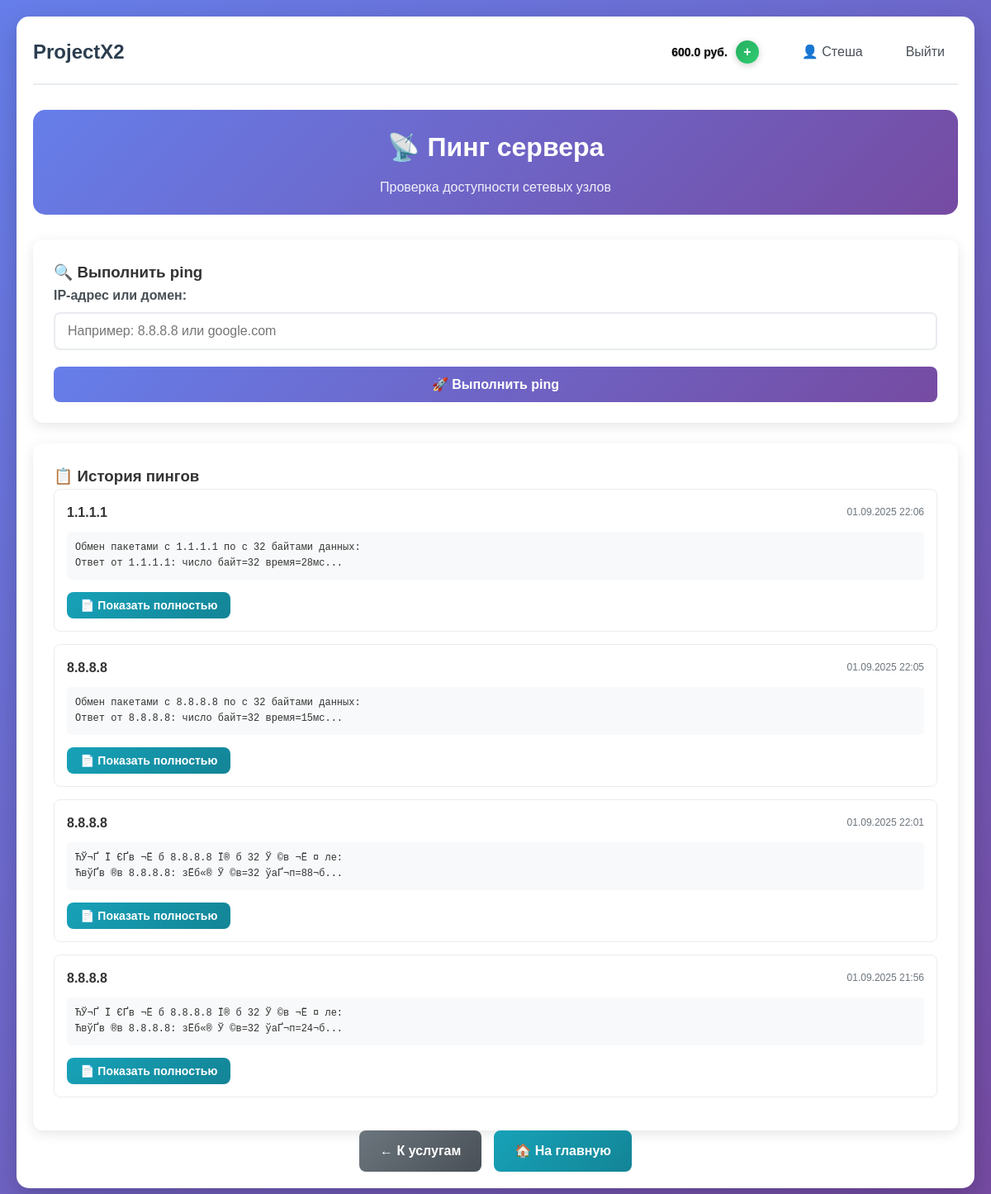
/client/ping (signed in), run on an earlier commit of the app's database.
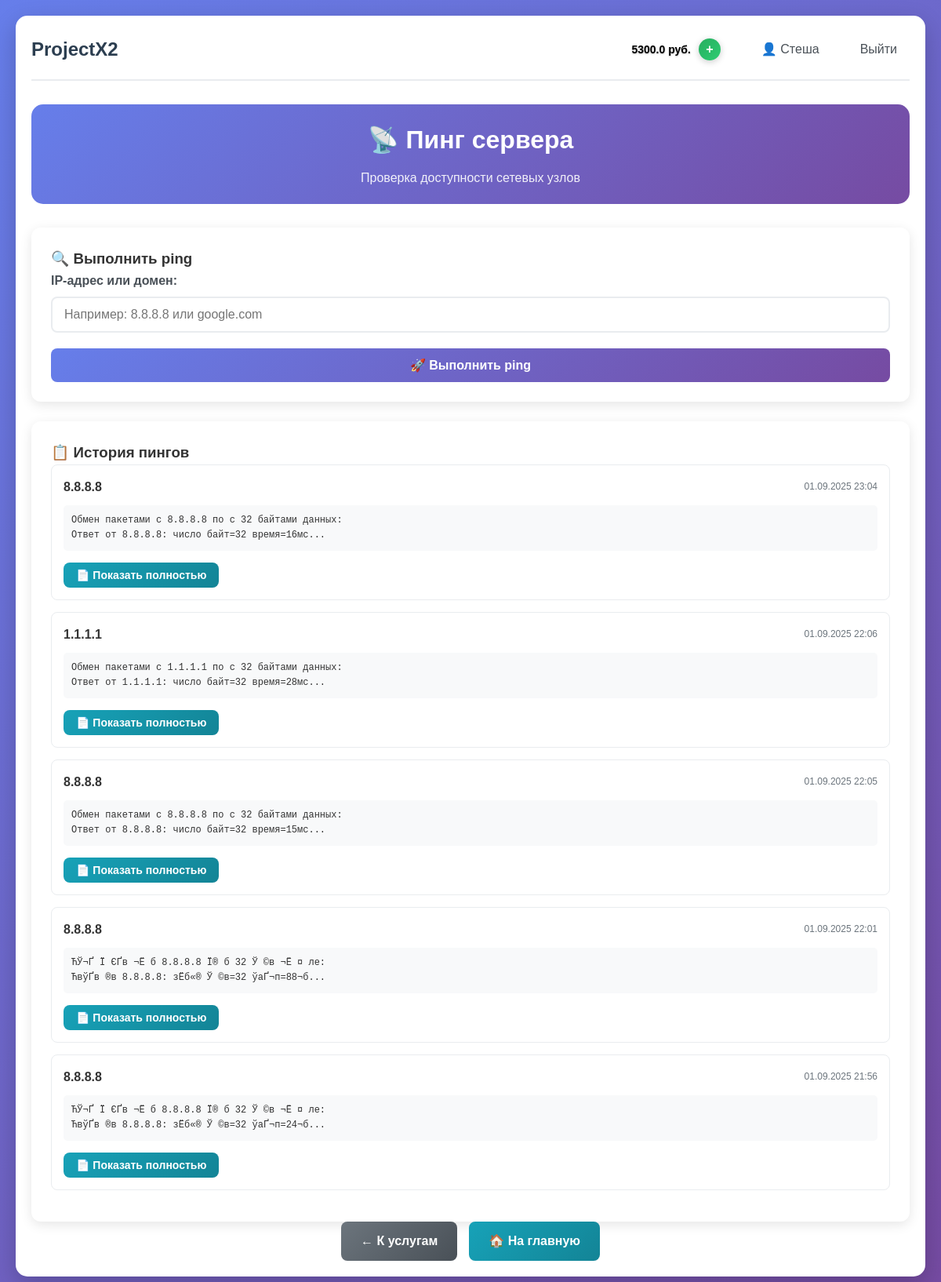
And on a later commit of the database.
### app.py (models this page shows, shortened)
class User(UserMixin, db.Model):
    __tablename__ = 'users'
    id = db.Column(db.Integer, primary_key=True)
    username = db.Column(db.String(64), unique=True, nullable=False)
    email = db.Column(db.String(120), unique=True, nullable=False)
    password_hash = db.Column(db.String(256), nullable=False)
    role = db.Column(db.String(20), nullable=False)
    created_at = db.Column(db.DateTime, default=datetime.utcnow)
    is_active = db.Column(db.Boolean, default=True)
    services = db.relationship('UserService', backref='user', lazy=True)
    balance = db.Column(db.Float, default=0.0)  # Баланс для клиентов

class PingHistory(db.Model):
    id = db.Column(db.Integer, primary_key=True)
    user_id = db.Column(db.Integer, db.ForeignKey('users.id'), nullable=False)
    ip_address = db.Column(db.String(45), nullable=False)  # IPv6 поддерживает до 45 символов
    result = db.Column(db.Text, nullable=False)
    created_at = db.Column(db.DateTime, default=datetime.utcnow)
    user = db.relationship('User', backref=db.backref('ping_history', lazy=True))

### app.py (the view)
@app.route('/client/ping')
@login_required
def ping_service():
    if current_user.role != 'client':
        flash('Доступ запрещен. Только для клиентов.', 'error')
        return redirect(url_for('index'))
    ping_service = Service.query.filter_by(name='Пинг сервера').first()
    if not ping_service:
        flash('Услуга "Пинг сервера" не найдена в системе', 'error')
        return redirect(url_for('client_services'))
    user_has_service = UserService.query.filter_by(
        user_id=current_user.id,
        service_id=ping_service.id
    ).first()
    if not user_has_service:
        flash('У вас не подключена услуга "Пинг сервера"', 'error')
        return redirect(url_for('client_services'))
    ping_history = PingHistory.query.filter_by(user_id=current_user.id)\
        .order_by(PingHistory.created_at.desc())\
        .limit(10)\
        .all()
    return render_template('ping_service.html',
                         ping_history=ping_history,
                         user=current_user)

### app.py (called while the page is built)
@login_manager.user_loader
def load_user(user_id):
    return db.session.get(User, int(user_id))

@app.before_request
def check_user_active():
    if current_user.is_authenticated and not current_user.is_active:
        logout_user()
        flash('Ваш аккаунт заблокирован. Обратитесь к администратору.', 'error')
        return redirect(url_for('login'))

### templates/ping_service.html (shortened to what this page needs)
{% extends "base.html" %}
{% block content %}
<div class="admin-container">
    <div class="admin-header">
        <h2>📡 Пинг сервера</h2>
        <p class="admin-subtitle">Проверка доступности сетевых узлов</p>
    </div>
    <div class="ping-section">
        <div class="ping-form-card">
            <h3>🔍 Выполнить ping</h3>
            <form id="pingForm" class="auth-form">
                <div class="form-group">
                    <label for="ip_address">IP-адрес или домен:</label>
                    <input type="text" id="ip_address" name="ip_address" class="form-input" required
                           placeholder="Например: 8.8.8.8 или google.com" pattern="^[a-zA-Z0-9.-]+$">
                </div>
                <button type="submit" class="btn btn-primary btn-full">
                    🚀 Выполнить ping
                </button>
            </form>
        </div>
        {% if ping_history %}
        <div class="ping-history-card">
            <h3>📋 История пингов</h3>
            <div class="history-list">
                {% for ping in ping_history %}
                <div class="history-item">
                    <div class="history-header">
                        <strong>{{ ping.ip_address }}</strong>
                        <span class="history-date">{{ ping.created_at.strftime('%d.%m.%Y %H:%M') }}</span>
                    </div>
                    <pre class="history-result">{{ ping.result|truncate(100) }}</pre>
                    <button class="btn btn-sm btn-info view-result-btn"
                            onclick="showFullResult('{{ ping.ip_address }}', `{{ ping.result|replace('`', '&#96;') }}`)">
                        📄 Показать полностью
                    </button>
                </div>
                {% endfor %}
            </div>
        </div>
        {% endif %}
    </div>
    <div class="admin-actions">
        <a href="{{ url_for('client_services') }}" class="btn btn-secondary">← К услугам</a>
        <a href="{{ url_for('index') }}" class="btn btn-info">🏠 На главную</a>
    </div>
</div>
{% endblock %}

### templates/base.html (shortened to what this page needs)
<!DOCTYPE html>
<html lang="ru">
<head>
    <link rel="stylesheet" href="{{ url_for('static', filename='css/style.css') }}">
</head>
<body>
    <div class="container">
        <nav class="navbar">
            <h1><a href="/" class="nav-logo">ProjectX2</a></h1>
            <div class="nav-links">
                {% if current_user.is_authenticated %}
                    {% if current_user.role == 'client' %}
                    <div class="balance-info">
                        <span class="balance-amount"> {{ current_user.balance }} руб.</span>
                        <a href="{{ url_for('add_balance_page') }}" class="balance-btn">+</a>
                    </div>
                    {% endif %}
                    <a href="/profile" class="nav-link">👤 {{ current_user.username }}</a>
                    <a href="/logout" class="nav-link">Выйти</a>
                {% else %}
                    <a href="/login" class="nav-link">Войти</a>
                    <a href="/register" class="nav-link">Регистрация</a>
                {% endif %}
            </div>
        </nav>
        <main>
            {% block content %}{% endblock %}
        </main>
    </div>
</body>
</html>

What changed in the data, as far as the page shows it:
changed User "Стеша": balance "600.0" → "5300.0"
added PingHistory: ip_address "8.8.8.8", created_at "01.09.2025 23:04", result "Обмен пакетами с 8.8.8.8 по с 32 байтами данных: Ответ от 8.8.8.8: число байт=32 время=16мс..."
